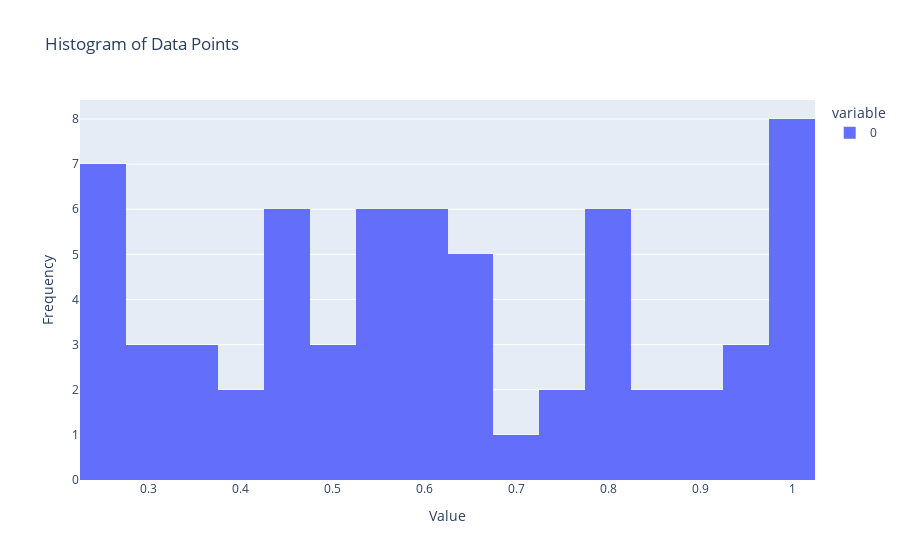

The code cell stored with this chart in its notebook:
### Code cell
import plotly.express as px
import numpy as np

# Sample data
data = group_dfs["Aggregation"].avg_score.to_numpy()

# Create a KDE plot
# fig = px.density_contour(x=data, title='KDE Plot of Data Points', labels={'x': 'Value'})
# fig.update_layout(xaxis_title='Value', yaxis_title='Density')
# fig.show()

# Create a histogram
fig = px.histogram(data, nbins=30, title='Histogram of Data Points', labels={'value': 'Value'})
fig.update_layout(xaxis_title='Value', yaxis_title='Frequency')
fig.show()

### Figure 1 — Plotly figure (JSON) as saved in the notebook; plotly's stock layout.template omitted (floating-point values rounded to 4 significant figures)
{"data": [{"alignmentgroup": "True", "bingroup": "x", "hovertemplate": "variable=0<br>Value=%{x}<br>count=%{y}<extra></extra>", "legendgroup": "0", "marker": {"color": "#636efa", "pattern": {"shape": ""}}, "name": "0", "nbinsx": 30, "offsetgroup": "0", "orientation": "v", "showlegend": true, "type": "histogram", "x": [0.6077, 0.7, 0.2727, 1, 0.7778, 0.6739, 0.3294, 0.5273, 0.25, 1, 0.6714, 0.975, 0.4818, 0.6158, 0.3333, 0.2708, 0.5353, 0.4562, 0.8125, 0.4174, 0.7333, 0.5, 0.8364, 0.2583, 0.9941, 0.95, 0.4375, 0.9, 0.5353, 0.995, 0.9273, 0.6727, 0.281, 0.9364, 0.8118, 0.4526, 0.5533, 0.8125, 0.3176, 0.98, 0.4458, 0.61, 0.98, 0.8556, 0.35, 0.4789, 0.5917, 0.7412, 0.7833, 0.5706, 0.25, 0.6667, 0.2526, 0.6143, 0.5263, 0.876, 0.4368, 0.8, 0.6429, 0.987, 0.2684, 0.38, 0.44, 0.5889, 0.3214], "xaxis": "x", "yaxis": "y"}], "layout": {"barmode": "relative", "legend": {"title": {"text": "variable"}, "tracegroupgap": 0}, "title": {"text": "Histogram of Data Points"}, "xaxis": {"anchor": "y", "domain": [0, 1], "title": {"text": "Value"}}, "yaxis": {"anchor": "x", "domain": [0, 1], "title": {"text": "Frequency"}}}}
